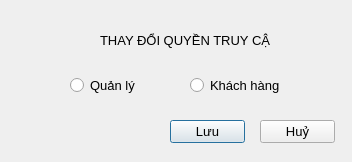
<?xml version="1.0" encoding="UTF-8"?>
<ui version="4.0">
 <class>thaydoiquyen</class>
 <widget class="QDialog" name="thaydoiquyen">
  <property name="geometry">
   <rect>
    <x>0</x>
    <y>0</y>
    <width>352</width>
    <height>162</height>
   </rect>
  </property>
  <property name="font">
   <font>
    <pointsize>10</pointsize>
   </font>
  </property>
  <property name="windowTitle">
   <string>Dialog</string>
  </property>
  <widget class="QRadioButton" name="btnAD">
   <property name="geometry">
    <rect>
     <x>70</x>
     <y>70</y>
     <width>101</width>
     <height>31</height>
    </rect>
   </property>
   <property name="text">
    <string>Quản lý</string>
   </property>
  </widget>
  <widget class="QRadioButton" name="btnKH">
   <property name="geometry">
    <rect>
     <x>190</x>
     <y>70</y>
     <width>101</width>
     <height>31</height>
    </rect>
   </property>
   <property name="text">
    <string>Khách hàng</string>
   </property>
  </widget>
  <widget class="QPushButton" name="btnLuu">
   <property name="geometry">
    <rect>
     <x>170</x>
     <y>120</y>
     <width>75</width>
     <height>23</height>
    </rect>
   </property>
   <property name="text">
    <string>Lưu</string>
   </property>
   <property name="icon">
    <iconset resource="res.qrc">
     <normaloff>:/res/res/icon/save.png</normaloff>:/res/res/icon/save.png</iconset>
   </property>
  </widget>
  <widget class="QPushButton" name="btnHuy">
   <property name="geometry">
    <rect>
     <x>260</x>
     <y>120</y>
     <width>75</width>
     <height>23</height>
    </rect>
   </property>
   <property name="text">
    <string>Huỷ</string>
   </property>
   <property name="icon">
    <iconset resource="res.qrc">
     <normaloff>:/res/res/icon/discard.png</normaloff>:/res/res/icon/discard.png</iconset>
   </property>
  </widget>
  <widget class="QLabel" name="lblCapquyen">
   <property name="geometry">
    <rect>
     <x>100</x>
     <y>10</y>
     <width>171</width>
     <height>61</height>
    </rect>
   </property>
   <property name="text">
    <string>THAY ĐỔI QUYỀN TRUY CẬP</string>
   </property>
  </widget>
 </widget>
 <resources>
  <include location="res.qrc"/>
 </resources>
 <connections/>
</ui>
